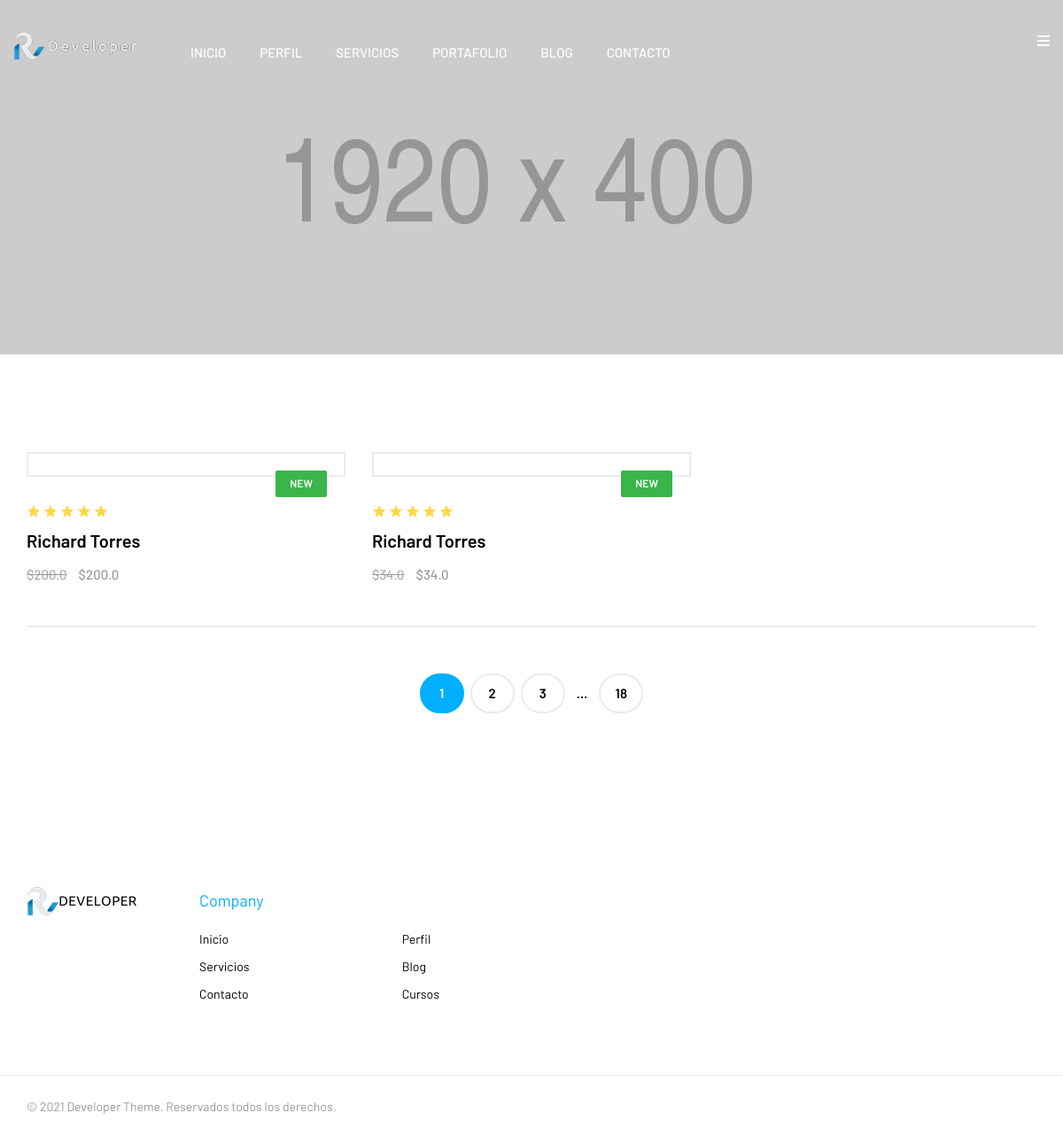
Before: /curso/ with the older database file.
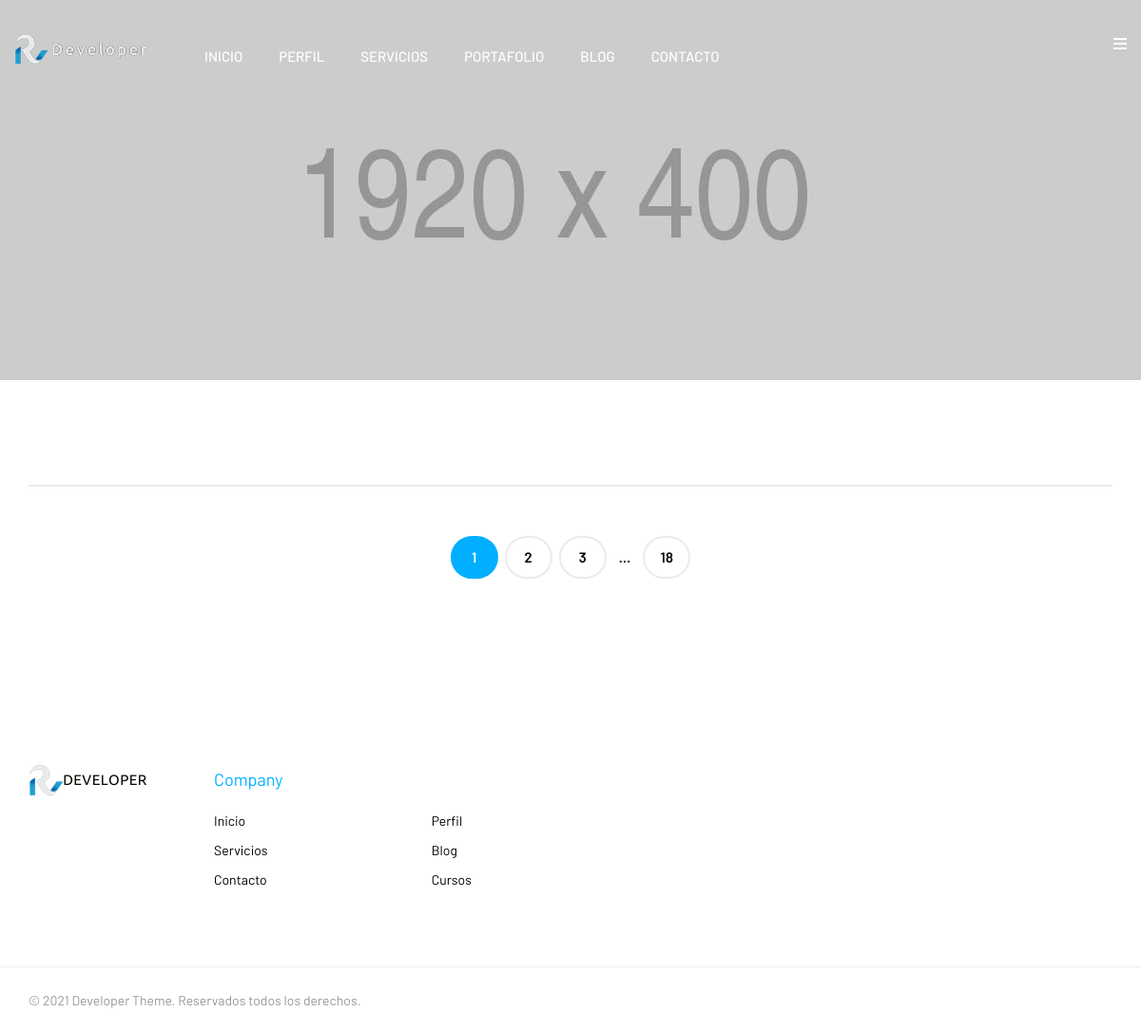
After: the same page with the newer database file.
### curso/models.py (models this page shows, shortened)
class Curso(models.Model):
    nombre=models.CharField(max_length=50)
    categorias=models.ForeignKey(categoriaCurso, on_delete=models.CASCADE)
    imagen=CloudinaryField('imagen')
    precio=models.FloatField()
    disponivilidad=models.BooleanField(default=True)
    created=models.DateField(auto_now_add=True)
    update=models.DateField(auto_now_add=True)
    class Meta:
        verbose_name = 'curso'
        verbose_name_plural = 'cursos'

### curso/views.py (the view)
# urls.py: path('', views.curso, name='Curso'),
def curso(request):
    curso=Curso.objects.all()
    return render(request,"curso/curso.html", {'cursos': curso})

### carro/context_processor.py (called while the page is built)
def importe_total_carro(request):
    total=0
    if 'carro' in request.session:
       for key, value in request.session['carro'].items():
         total=total+float(value['precio'])
    return {'importe_total_carro': total}

### curso/templates/curso/curso.html (shortened to what this page needs)
{% extends 'base.html' %}
{% load static %}
{% block content %}
<section class="page_banner shop_bg"></section>
<section class="shop_section">
    <div class="container">
        <div class="row">
            {% for curso in cursos %}
            <div class="col-lg-4 col-sm-6">
                <div class="single_product">
                    <div class="product_thumb">
                        <div class="flash_lavel">
                            <p class="new">New</p>
                        </div>
                        <div class="product_meta">
                        </div>
                    </div>
                    <div class="product_details">
                        <div class="star-rating">
                            <i class="la la-star"></i>
                            <i class="la la-star"></i>
                            <i class="la la-star"></i>
                            <i class="la la-star"></i>
                            <i class="la la-star"></i>
                        </div>
                        <h3><a href="shop_details.html">{{curso.nombre}}</a></h3>
                        <div class="product_price clearfix">
                            <span class="price">
                                <del><span class="woocommerce-Price-amount amount"><bdi><span
                                                class="woocommerce-Price-currencySymbol">$</span>{{curso.precio}}</bdi></span></del>
                                <ins><span class="woocommerce-Price-amount amount"><bdi><span
                                                class="woocommerce-Price-currencySymbol">$</span>{{curso.precio}}</bdi></span></ins>
                            </span>
                        </div>
                    </div>
                </div>
            </div>
            {% endfor %}
        </div>
        <div class="row">
            <div class="col-lg-12">
                <div class="vorzex_pagination text-center">
                    <span class="current">1</span>
                    <a href="#">2</a>
                    <a href="#">3</a>
                    <span class="page-numbers dots">…</span>
                    <a href="#">18</a>
                </div>
            </div>
        </div>
    </div>
</section>
{% endblock %}

### aplicacionweb/templates/base.html (shortened to what this page needs)
<!DOCTYPE HTML>
<html lang="en">
<head>
    {% load static %}
    <link rel="stylesheet" href="{% static 'css/bootstrap.css' %}" />
    <link rel="stylesheet" href="{% static 'css/owl.carousel.css' %}" />
    <link rel="stylesheet" href="{% static 'css/owl.theme.css' %}" />
    <link rel="stylesheet" href="{% static 'css/animate.css' %}" />
    <link rel="stylesheet" href="{% static 'css/lightcase.css' %}" />
    <link rel="stylesheet" href="{% static 'css/font-awesome.min.css' %}" />
    <link rel="stylesheet" href="{% static 'css/line-awesome.css' %}" />
    <link rel="stylesheet" href="{% static 'css/nounicon.css' %}" />
    <link rel="stylesheet" href="{% static 'css/settings.css' %}" />
    <link rel="stylesheet" href="{% static 'css/preset.css' %}" />
    <link rel="stylesheet" href="{% static 'css/theme.css' %}" />
    <link rel="stylesheet" href="{% static 'css/responsive.css' %}" />
</head>
<body>
    <header class="header_3 isSticky">
        <div class="container-fluid">
            <div class="row">
                <div class="col-lg-2 col-md-3">
                    <div class="logo">
                        <a href="#"><img src="{% static 'images/logo.png' %}" alt="Vorzex" /></a>
                    </div>
                </div>
                <div class="col-lg-8 col-md-8 menu-col">
                    <nav class="mainMenu_1 mainmenu">
                        <ul>
                            <li><a href="{% url 'Home' %}" style="color: white;">INICIO</a></li>
                            <li><a href="{% url 'Perfil' %}" style="color: white;">PERFIL</a></li>
                            <li><a href="{% url 'Servicios' %}" style="color: white;">SERVICIOS</a></li>
                            <li><a href="{% url 'Portafolio' %}" style="color: white;">PORTAFOLIO</a></li>
                            <li><a href="{% url 'Blog' %}" style="color: white;">Blog</a></li>
                            <li><a href="{% url 'Contact' %}" style="color: white;">Contacto</a></li>
                        </ul>
                    </nav>
                </div>
                <div class="col-lg-2 col-md-1">
                    <div class="navigator_right text-right">
                        <a href="javascript:void(0)" class="navigator"><span></span><span></span><span></span></a>
                    </div>
                </div>
            </div>
        </div>
    </header>
    {% block content %}
    {% endblock %}
    <footer class="footer_1">
        <div class="container">
            <div class="row">
                <div class="col-lg-2 col-md-12">
                    <div class="footer_logo">
                        <a href="#"><img src="{% static 'images/logo3.png' %}" alt="" /></a>
                    </div>
                </div>
                <div class="col-lg-5 col-md-7">
                    <div class="widget nav-menus">
                        <h2 class="widget_title">Company</h2>
                        <ul>
                            <li><a href="{% url 'Home' %}">Inicio</a></li>
                            <li><a href="{% url 'Perfil' %}">Perfil</a></li>
                            <li><a href="{% url 'Servicios' %}">Servicios</a></li>
                            <li><a href="{% url 'Blog' %}">Blog</a></li>
                            <li><a href="{% url 'Contact' %}">Contacto</a></li>
                            <li><a href="{% url 'Curso' %}">Cursos</a></li>
                        </ul>
                    </div>
                </div>
            </div>
        </div>
    </footer>
    <section class="copy_right_section">
        <div class="container">
            <div class="row">
                <div class="col-md-6">
                    <p>&copy; 2021 Developer Theme. Reservados todos los derechos.</p>
                </div>
            </div>
        </div>
    </section>
</body>
</html>

### aplicacionweb/static/css/responsive.css (style rules this page uses)
@media (min-width: 991px) and (max-width: 1350px) { .mainMenu_1 ul li { margin-right: 35px; } }
@media (min-width: 991px) and (max-width: 1350px) { .header_3 { padding-left: 0; padding-right: 0; } }

Changed rows visible on the page:
removed Curso: nombre "Richard Torres", precio "200.0"
removed Curso: nombre "Richard Torres", precio "34.0"
